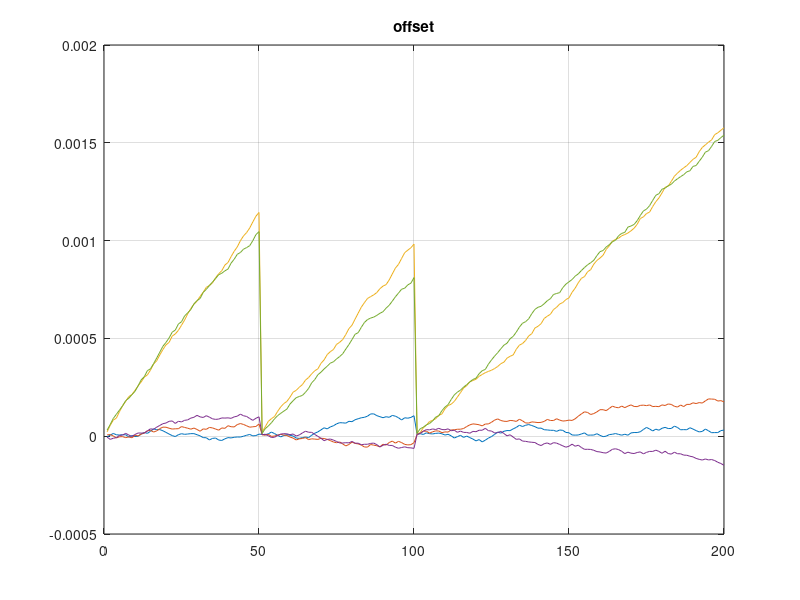

Recreate this plot in MATLAB.
clear all
N = 5; % number of nodes for each cluster
I = 7; % number of clusters
clocks = zeros(N,I); % clocks of the nodes of the entire network
max_offset = 200e-6;
freq_nom = 7.3728e6;
T = 0.121; 
freq_loc = (randn(size(clocks)) * 1e-4 + 1 ) * freq_nom;
steps = 200;
root_time = 0; % root node time

offsets = zeros(N,I);
data_clocks = zeros(steps,N,I);
data_offsets = data_clocks;

for i = 1:steps
    clocks = clocks + T*freq_loc/freq_nom + T*max_offset*(rand(N,I)-0.5);    
    offsets(:,:) = clocks - i*T;
    data_offsets(i,:,:) = offsets;
    
    if i==50 || i==100 %|| i==900      
        for cluster = 1:I            
            X = (i-7:i)';
            for node = 1:N
                % Offset correction
                offset = offsets(node, cluster);
                clocks(node, cluster) = clocks(node, cluster) - offset;                
                % Drift correction using linear regression               
                Y = squeeze(data_offsets(i-7:i, node, cluster));
                % calculate coefficients
                b = X\Y;
                % correct the local frequency of the node
                freq_loc(node,cluster) = freq_loc(node,cluster) / (1 + b(1));               
            end
        end
    end % end if
        
    root_time = root_time + T;
end
freq_loc
clocks
plot(data_offsets(:,:,1)), grid on, title('offset')

            